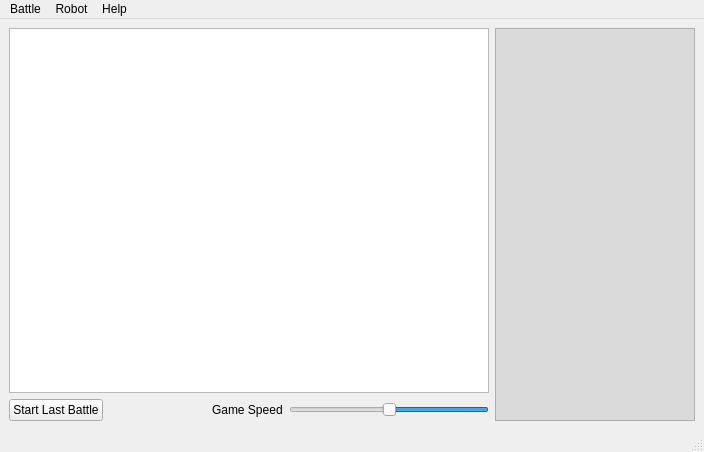
<?xml version="1.0" encoding="UTF-8"?>
<ui version="4.0">
 <class>MainWindow</class>
 <widget class="QMainWindow" name="MainWindow">
  <property name="geometry">
   <rect>
    <x>0</x>
    <y>0</y>
    <width>704</width>
    <height>452</height>
   </rect>
  </property>
  <property name="windowTitle">
   <string>MainWindow</string>
  </property>
  <widget class="QWidget" name="centralwidget">
   <layout class="QVBoxLayout" name="verticalLayout_2">
    <item>
     <layout class="QHBoxLayout" name="horizontalLayout_2">
      <item>
       <layout class="QVBoxLayout" name="verticalLayout">
        <item>
         <widget class="QGraphicsView" name="graphicsView">
          <property name="enabled">
           <bool>true</bool>
          </property>
         </widget>
        </item>
        <item>
         <layout class="QHBoxLayout" name="horizontalLayout">
          <item>
           <widget class="QPushButton" name="pushButton">
            <property name="text">
             <string>Start Last Battle</string>
            </property>
           </widget>
          </item>
          <item>
           <spacer name="horizontalSpacer_2">
            <property name="orientation">
             <enum>Qt::Horizontal</enum>
            </property>
            <property name="sizeHint" stdset="0">
             <size>
              <width>40</width>
              <height>20</height>
             </size>
            </property>
           </spacer>
          </item>
          <item>
           <widget class="QLabel" name="label">
            <property name="text">
             <string>Game Speed</string>
            </property>
           </widget>
          </item>
          <item>
           <widget class="QSlider" name="horizontalSlider">
            <property name="sizePolicy">
             <sizepolicy hsizetype="Fixed" vsizetype="Fixed">
              <horstretch>0</horstretch>
              <verstretch>0</verstretch>
             </sizepolicy>
            </property>
            <property name="minimumSize">
             <size>
              <width>200</width>
              <height>0</height>
             </size>
            </property>
            <property name="layoutDirection">
             <enum>Qt::RightToLeft</enum>
            </property>
            <property name="maximum">
             <number>120</number>
            </property>
            <property name="value">
             <number>60</number>
            </property>
            <property name="orientation">
             <enum>Qt::Horizontal</enum>
            </property>
            <property name="invertedAppearance">
             <bool>false</bool>
            </property>
            <property name="invertedControls">
             <bool>true</bool>
            </property>
           </widget>
          </item>
         </layout>
        </item>
       </layout>
      </item>
      <item>
       <widget class="QListWidget" name="listWidget">
        <property name="sizePolicy">
         <sizepolicy hsizetype="Fixed" vsizetype="Expanding">
          <horstretch>0</horstretch>
          <verstretch>0</verstretch>
         </sizepolicy>
        </property>
        <property name="minimumSize">
         <size>
          <width>200</width>
          <height>0</height>
         </size>
        </property>
        <property name="maximumSize">
         <size>
          <width>200</width>
          <height>16777215</height>
         </size>
        </property>
        <property name="styleSheet">
         <string notr="true">background-color:rgba(215, 215, 215, 214)</string>
        </property>
       </widget>
      </item>
     </layout>
    </item>
   </layout>
  </widget>
  <widget class="QMenuBar" name="menubar">
   <property name="geometry">
    <rect>
     <x>0</x>
     <y>0</y>
     <width>704</width>
     <height>21</height>
    </rect>
   </property>
   <widget class="QMenu" name="menuBattle">
    <property name="title">
     <string>Battle</string>
    </property>
    <addaction name="actionNew"/>
   </widget>
   <widget class="QMenu" name="menuRobot">
    <property name="title">
     <string>Robot</string>
    </property>
    <addaction name="actionNew_2"/>
    <addaction name="actionOpen"/>
   </widget>
   <widget class="QMenu" name="menuHelp">
    <property name="title">
     <string>Help</string>
    </property>
    <addaction name="separator"/>
    <addaction name="actionClass_Reference"/>
    <addaction name="actionAbout"/>
   </widget>
   <addaction name="menuBattle"/>
   <addaction name="menuRobot"/>
   <addaction name="menuHelp"/>
  </widget>
  <widget class="QStatusBar" name="statusbar"/>
  <action name="actionNew">
   <property name="text">
    <string>New</string>
   </property>
  </action>
  <action name="actionNew_2">
   <property name="text">
    <string>New</string>
   </property>
  </action>
  <action name="actionOpen">
   <property name="text">
    <string>Open</string>
   </property>
  </action>
  <action name="actionClass_Reference">
   <property name="text">
    <string>Class Reference</string>
   </property>
  </action>
  <action name="actionAbout">
   <property name="text">
    <string>About</string>
   </property>
  </action>
 </widget>
 <resources/>
 <connections/>
</ui>
